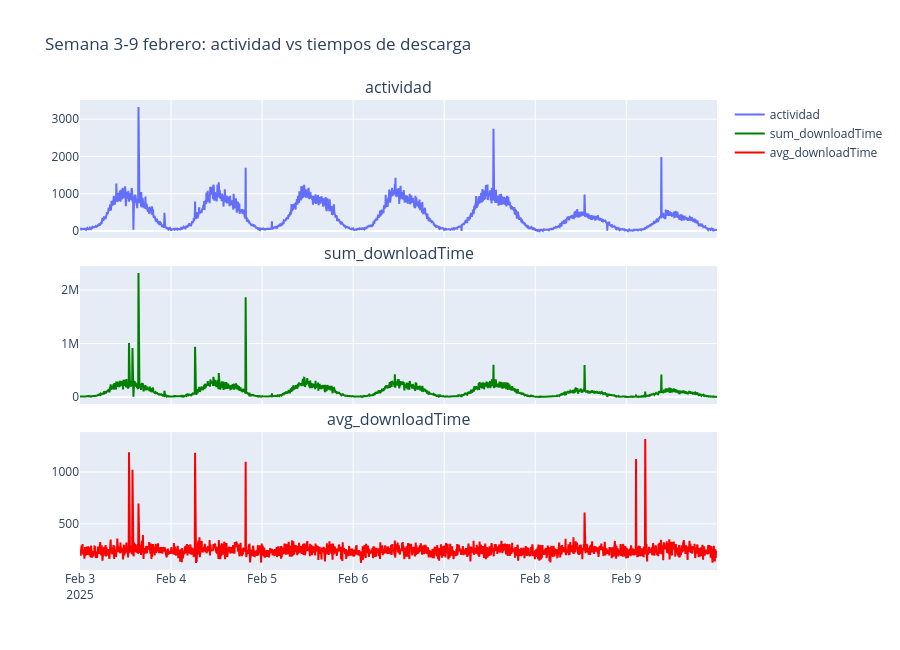

Notebook code cell kept with this figure:
### Markdown cell above
## 6. Tiempos de descarga

`sum_downloadTime` debe seguir la tendencia de actividad. `avg_downloadTime` debe ser relativamente estable.

### Code cell
week_df = df[(df["timestamp_local"] >= "2025-02-03") & (df["timestamp_local"] < "2025-02-10")]

fig = make_subplots(rows=3, cols=1, shared_xaxes=True, vertical_spacing=0.06,
                    subplot_titles=["actividad", "sum_downloadTime", "avg_downloadTime"])

fig.add_trace(go.Scatter(x=week_df["timestamp_local"], y=week_df["actividad"],
                         mode="lines", name="actividad"), row=1, col=1)
fig.add_trace(go.Scatter(x=week_df["timestamp_local"], y=week_df["sum_downloadTime"],
                         mode="lines", name="sum_downloadTime", line=dict(color="green")), row=2, col=1)
fig.add_trace(go.Scatter(x=week_df["timestamp_local"], y=week_df["avg_downloadTime"],
                         mode="lines", name="avg_downloadTime", line=dict(color="red")), row=3, col=1)

fig.update_layout(height=650, title_text="Semana 3-9 febrero: actividad vs tiempos de descarga")
fig.show()

### Figure 1 — Plotly figure (JSON) as saved in the notebook; plotly's stock layout.template omitted (floating-point values rounded to 4 significant figures; data arrays with more than 128 entries replaced by an {"elided": "..."} marker saying what was removed)
{"data": [{"mode": "lines", "name": "actividad", "type": "scatter", "x": {"elided": "2016 str values"}, "xaxis": "x", "y": {"elided": "2016 int values"}, "yaxis": "y"}, {"line": {"color": "green"}, "mode": "lines", "name": "sum_downloadTime", "type": "scatter", "x": {"elided": "2016 str values"}, "xaxis": "x2", "y": {"elided": "2016 int values"}, "yaxis": "y2"}, {"line": {"color": "red"}, "mode": "lines", "name": "avg_downloadTime", "type": "scatter", "x": {"elided": "2016 str values"}, "xaxis": "x3", "y": {"elided": "2016 float values"}, "yaxis": "y3"}], "layout": {"annotations": [{"font": {"size": 16}, "showarrow": false, "text": "actividad", "x": 0.5, "xanchor": "center", "xref": "paper", "y": 1, "yanchor": "bottom", "yref": "paper"}, {"font": {"size": 16}, "showarrow": false, "text": "sum_downloadTime", "x": 0.5, "xanchor": "center", "xref": "paper", "y": 0.6467, "yanchor": "bottom", "yref": "paper"}, {"font": {"size": 16}, "showarrow": false, "text": "avg_downloadTime", "x": 0.5, "xanchor": "center", "xref": "paper", "y": 0.2933, "yanchor": "bottom", "yref": "paper"}], "height": 650, "title": {"text": "Semana 3-9 febrero: actividad vs tiempos de descarga"}, "xaxis": {"anchor": "y", "domain": [0, 1], "matches": "x3", "showticklabels": false}, "xaxis2": {"anchor": "y2", "domain": [0, 1], "matches": "x3", "showticklabels": false}, "xaxis3": {"anchor": "y3", "domain": [0, 1]}, "yaxis": {"anchor": "x", "domain": [0.7067, 1]}, "yaxis2": {"anchor": "x2", "domain": [0.3533, 0.6467]}, "yaxis3": {"anchor": "x3", "domain": [0, 0.2933]}}}
